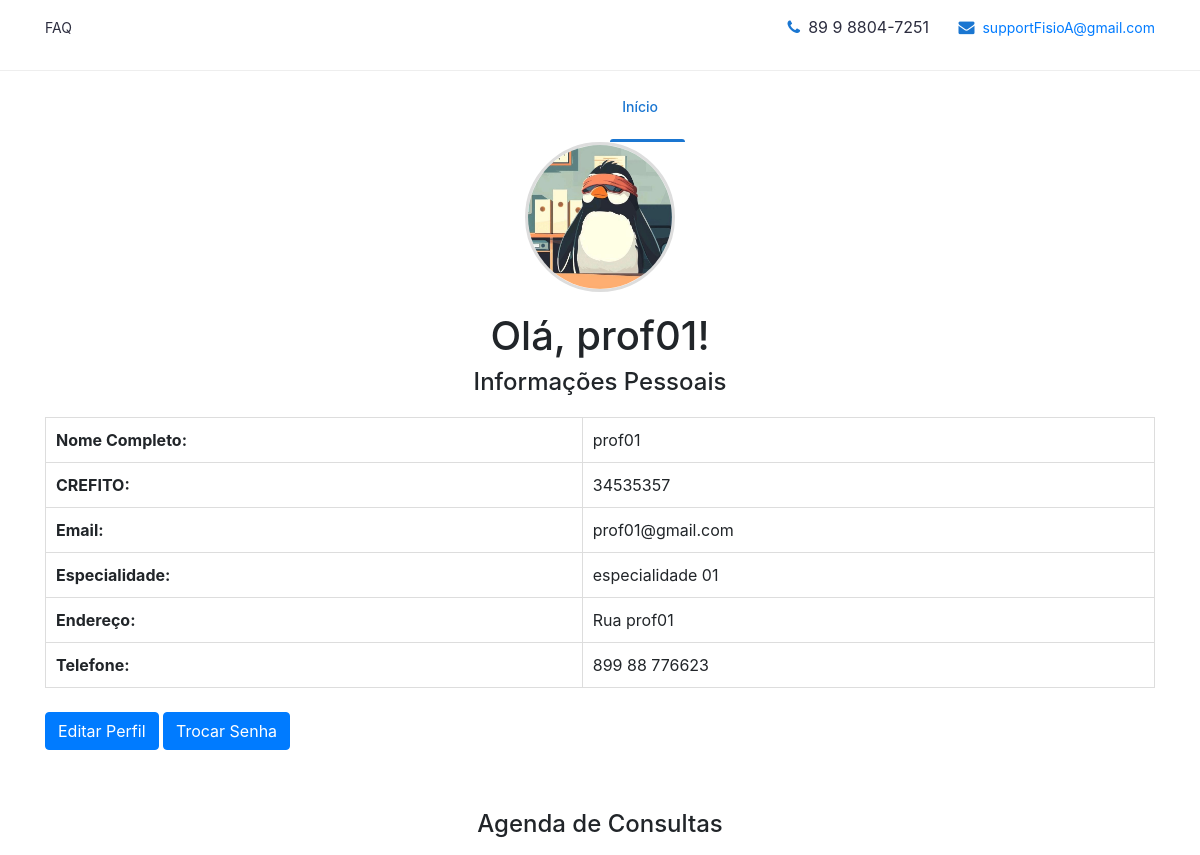
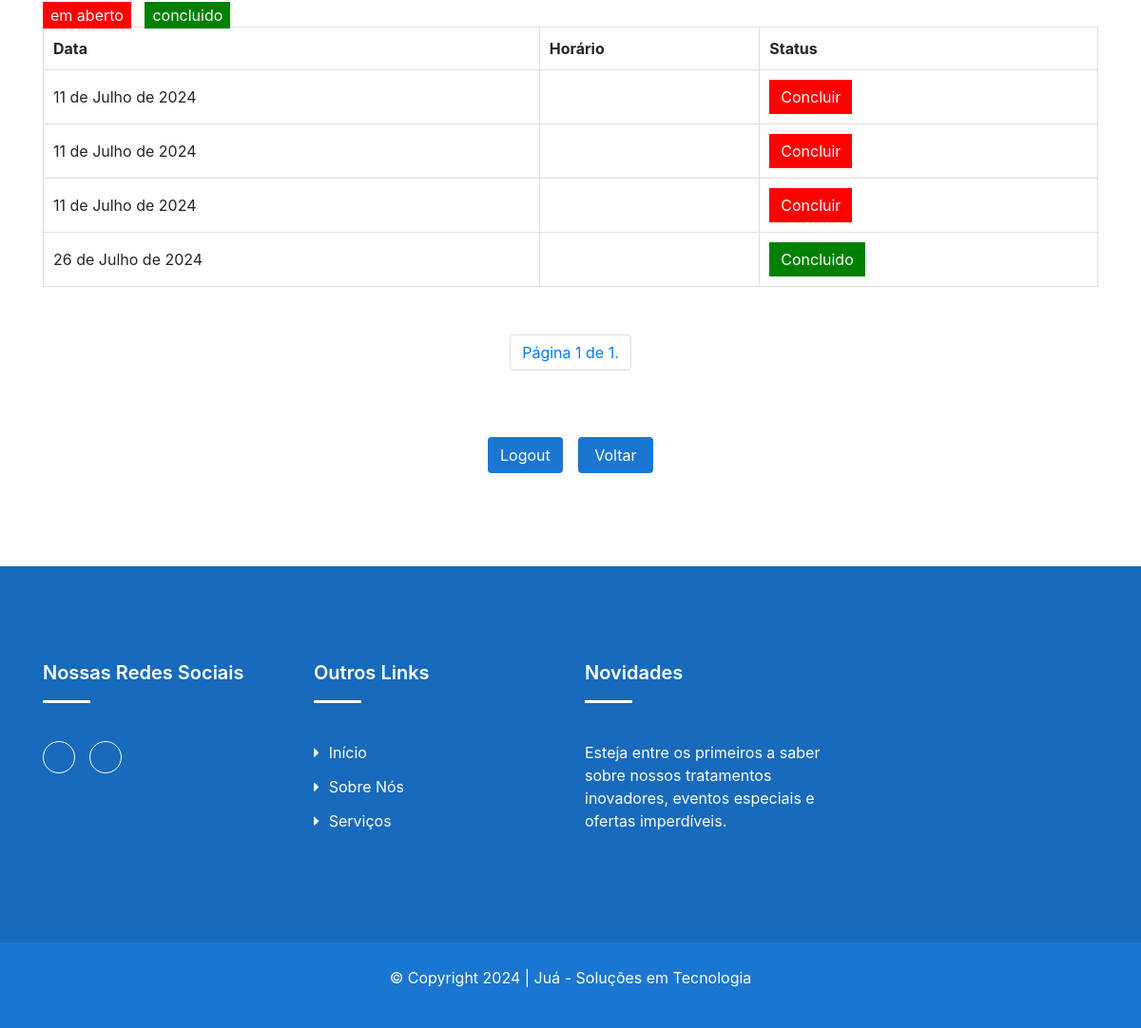
The app's page /clients/professional/profile_prof/ (signed in) with its own data (2 pictures, top to bottom).
### clients/models.py (models this page shows, shortened)
class Profissional(models.Model):
    user = models.OneToOneField(User, on_delete=models.CASCADE)
    telefone = models.CharField(max_length=15)
    endereco = models.CharField(max_length=255)
    crefito = models.CharField(max_length=20, blank=True, null=True)
    especialidade = models.CharField(max_length=255, blank=True, null=True)
    image = models.ImageField(
        upload_to=prof_directory_path, blank=True, null=True)

class Consulta(models.Model):
    profissional = models.ForeignKey(
        Profissional, null=True, on_delete=models.SET_NULL)
    data = models.DateField()
    horario_inicial = models.TimeField(default='08:00:00')
    horario_final = models.TimeField(default='17:00:00')
    status = models.CharField(max_length=20, choices=[(
        'em aberto', 'Em Aberto'), ('concluido', 'Concluído')], default='em aberto')

### clients/decorators.py (the view)
    def wrapper_func(request, *args, **kwargs):
        if request.user.is_authenticated and hasattr(request.user, 'profissional'):
            return view_func(request, *args, **kwargs)
        else:
            if not request.user.is_authenticated:
                return redirect(reverse('login_prof'))
            return redirect(reverse('login_prof'))

### clients/views.py (called while the page is built)
@login_required
@profissional_required
@never_cache
def profile_prof(request):
    profissional = request.user.profissional
    consultas_list = Consulta.objects.filter(profissional=profissional).order_by('data')
    paginator = Paginator(consultas_list, 10)  # 10 profissional por página
    page = request.GET.get('page')
    try:
        consultas = paginator.page(page)
    except PageNotAnInteger:
        consultas = paginator.page(1)
    except EmptyPage:
        consultas = paginator.page(paginator.num_pages)
    return render(request, 'profile_profissional.html', {
        'profissional': profissional,
        'consultas': consultas,
    })

### clients/templates/profile_profissional.html (shortened to what this page needs)
{% load static %}
<!DOCTYPE html>
<html class="no-js" lang="zxx">
  <head>
        <link rel="stylesheet" href="{% static 'css/profile_profissional.css' %}" />
        <link rel="stylesheet" href="//code.jquery.com/ui/1.12.1/themes/base/jquery-ui.css"/>
        <link rel="stylesheet" href="{% static 'css/nice-select.css' %}">
        <link rel="stylesheet" href="{% static 'css/font-awesome.min.css' %}">
        <link rel="stylesheet" href="{% static 'css/icofont.css' %}">
        <link rel="stylesheet" href="{% static 'css/slicknav.min.css' %}">
        <link rel="stylesheet" href="{% static 'css/owl-carousel.css' %}">
        <link rel="stylesheet" href="{% static 'css/datepicker.css' %}">
        <link rel="stylesheet" href="{% static 'css/animate.min.css' %}">
        <link rel="stylesheet" href="{% static 'css/magnific-popup.css' %}">
        <link rel="stylesheet" href="{% static 'css/normalize.css' %}">
        <link rel="stylesheet" href="{% static 'style.css' %}">
        <link rel="stylesheet" href="{% static 'css/responsive.css' %}">
        <link rel="stylesheet" href="{% static 'css/bootstrap.min.css' %}">
    </head>
    <body>
        <header class="header">
            <div class="topbar">
                <div class="container">
                    <div class="row">
                        <div class="col-lg-6 col-md-5 col-12">
                            <ul class="top-link">
                                <li><a href="#">FAQ</a></li>
                            </ul>
                        </div>
                        <div class="col-lg-6 col-md-7 col-12">
                            <ul class="top-contact">
                                <li><i class="fa fa-phone"></i>89 9 8804-7251</li>
                                <li><i class="fa fa-envelope"></i><a
                                        href="mailto:supportFisioA@gmail.com">supportFisioA@gmail.com</a>
                                </li>
                            </ul>
                        </div>
                    </div>
                </div>
            </div>
            <div class="header-inner">
                <div class="container">
                    <div class="inner">
                        <div class="row">
                            <div class="col-lg-3 col-md-3 col-12">
                            </div>
                            <div class="col-lg-7 col-md-9 col-12">
                                <div class="main-menu">
                                    <nav class="navigation">
                                        <ul class="nav menu">
                                            <li class="active"><a href="#">Início <i class="icofont-rounded-down"></i></a>
                                            </li>
                                        </ul>
                                    </nav>
                                </div>
                            </div>
                        </div>
                    </div>
                </div>
            </div>
        </header>
        <div class="container">
            <header>
                <div class="photo-frame">
                    {% if user.profissional.image %}
                        <img src="{{ user.profissional.image.url }}" alt="Foto de Perfil">
                    {% else %}
                        <img src="{% static 'img/profile_padrao.png' %}" alt="Foto de Perfil">
                    {% endif %}
                </div>
                <h1>Olá, {{ user.username }}!</h1>
            </header>
            <section class="profissional_info">
                <div class="column">
                    <h2>Informações Pessoais</h2>
                    <table>
                        <tr>
                            <th>Nome Completo:</th>
                            <td>{{ user.username }}</td>
                        </tr>
                        <tr>
                            <th>CREFITO:</th>
                            <td>{{ user.profissional.crefito }}</td>
                        </tr>
                        <tr>
                            <th>Email:</th>
                            <td>{{ user.email }}</td>
                        </tr>
                        <tr>
                            <th>Especialidade:</th>
                            <td>{{ user.profissional.especialidade }}</td>
                        </tr>
                        <tr>
                            <th>Endereço:</th>
                            <td>{{ user.profissional.endereco }}</td>
                        </tr>
                        <tr>
                            <th>Telefone:</th>
                            <td>{{ user.profissional.telefone }}</td>
                        </tr>
                    </table>
                    <a href="{% url 'update_professional_profile' %}" class="btn btn-primary">Editar Perfil</a>
                    <a href="{% url 'password_change' %}" class="btn btn-primary">Trocar Senha</a>
                </div>
                <div class="agenda_consultas">
                    <div class="column">
                        <h2>Agenda de Consultas</h2>
                        <div class="marcadores">
                            <span class="legenda-vermelha">em aberto</span>
                            <span class="legenda-verde">concluido</span>
                        </div>
                        <table>
                            <thead>
                                <tr>
                                    <th>Data</th>
                                    <th>Horário</th>
                                    <th>Status</th>
                                </tr>
                            </thead>
                            <tbody>
                                {% for consulta in consultas %}
                                <tr>
                                    <td>{{ consulta.data }}</td>
                                    <td>{{ consulta.horario }}</td>
                                    <td>
                                        <form action="{% url 'marcar_concluido' consulta.id %}" method="post" class="form-concluir" data-consulta-id="{{ consulta.id }}">
                                            <button type="submit" class="btn-concluir {% if consulta.status == 'concluido' %}verde{% else %}vermelho{% endif %}">
                                                {% if consulta.status == 'concluido' %}Concluido{% else %}Concluir{% endif %}
                                            </button>
                                        </form>
                                    </td>
                                </tr>
                                {% endfor %}
                            </tbody>
                        </table>
                        <ul class="pagination justify-content-center">
                            <li class="page-item">
                                <span class="page-link">Página {{ consultas.number }} de {{ consultas.paginator.num_pages }}.</span>
                            </li>
                        </ul>
                    </div>
                </div>
                <div class="buttons-wrap">
                    <a href="{% url 'logout_prof' %}" class="btn btn-logout">Logout</a>
                    <a href="{% url 'login_prof' %}" class="btn btn-voltar">Voltar</a>
                </div>
            </section>
        </div>
        <footer id="footer" class="footer ">
            <div class="footer-top">
                <div class="container">
                    <div class="row">
                        <div class="col-lg-3 col-md-6 col-12">
                            <div class="single-footer">
                                <h2>Nossas redes sociais</h2>
                                <ul class="social">
                                    <li><a href="#"><i class="icofont-instagram"></i></a></li>
                                    <li><a href="#"><i class="icofont-linkedin"></i></a></li>
                                </ul>
                            </div>
                        </div>
                        <div class="col-lg-3 col-md-6 col-12">
                            <div class="single-footer f-link">
                                <h2>Outros links</h2>
                                <div class="row">
                                    <div class="col-lg-6 col-md-6 col-12">
                                        <ul>
                                            <li><a href="#"><i class="fa fa-caret-right" aria-hidden="true"></i>Início</a></li>
                                            <li><a href="#sobre-nos"><i class="fa fa-caret-right" aria-hidden="true"></i>Sobre nós</a></li>
                                            <li><a href="#"><i class="fa fa-caret-right" aria-hidden="true"></i>Serviços</a></li>
                                        </ul>
                                    </div>
                                </div>
                            </div>
                        </div>
                        <div class="col-lg-3 col-md-6 col-12">
                            <div class="single-footer">
                                <h2>Novidades</h2>
                                <p>Esteja entre os primeiros a saber sobre nossos tratamentos inovadores, eventos especiais e ofertas imperdíveis.</p>
                            </div>
                        </div>
                    </div>
                </div>
            </div>
            <div class="copyright">
                <div class="container">
                    <div class="row">
                        <div class="col-lg-12 col-md-12 col-12">
                            <div class="copyright-content">
                                <p>© Copyright 2024  |  Juá - Soluções em Tecnologia </p>
                            </div>
                        </div>
                    </div>
                </div>
            </div>
        </footer>
    </body>
</html>

### clients/static/css/profile_profissional.css (style rules this page uses)
.profissional_info { display: flex; flex-direction: column; align-items: center; }
.profissional_info .column { width: 100%; margin-bottom: 30px; }
header h1 { text-align: center; }
.profissional_info h2 { margin-bottom: 20px; font-size: 24px; text-align: center; }
.profissional_info table { width: 100%; border-collapse: collapse; }
.profissional_info table th, .profissional_info table td { padding: 10px; border: 1px solid #ddd; }
.agenda_consultas { width: 100%; margin-top: 30px; }
.agenda_consultas h2 { margin-bottom: 20px; font-size: 24px; text-align: center; }
.agenda_consultas table { width: 100%; border-collapse: collapse; }
.agenda_consultas table th, .agenda_consultas table td { padding: 10px; border: 1px solid #ddd; }
.btn-concluir { border: none; padding: 6px 12px; cursor: pointer; }
.btn-concluir.verde { background-color: green; color: white; }
.btn-concluir.vermelho { background-color: red; color: white; }
.legenda-vermelha { background-color: red; color: white; padding: 4px 8px; margin-right: 10px; }
.legenda-verde { background-color: green; color: white; padding: 4px 8px; }
section h2 { text-align: center; }
.photo-frame { width: 150px; height: 150px; margin: 0 auto 20px auto; border-radius: 50%; overflow: hidden; border: 3px solid #ddd; }
.photo-frame img { width: 100%; height: 100%; object-fit: cover; }
.buttons-wrap { display: grid; text-align: center; column-gap: 16px; row-gap: 30px; margin: 40px 15px 30px; grid-template-columns: repeat(2, 1fr); grid-template-rows: 1fr 1fr; grid-template-areas: 'logout voltar'; }
.btn-logout { grid-area: logout; }
.btn-voltar { grid-area: voltar; }

### records on screen
Consulta: data "11 de Julho de 2024", status "Concluir"
Consulta: data "11 de Julho de 2024", status "Concluir"
Consulta: data "11 de Julho de 2024", status "Concluir"
Consulta: data "26 de Julho de 2024", status "Concluido"

### other values on screen
{{ user.username }} "prof01"
{{ user.profissional.crefito }} "34535357"
{{ user.email }} "prof01@gmail.com"
{{ user.profissional.especialidade }} "especialidade 01"
{{ user.profissional.endereco }} "Rua prof01"
{{ user.profissional.telefone }} "899 88 776623"
{{ consultas.number }} "1"
{{ consultas.paginator.num_pages }} "1"
